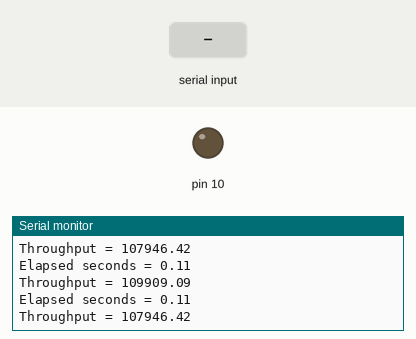
Simulated run of this sketch. Board: Arduino Uno, built with avr-gcc and run on an emulated ATmega328P. On the bench: output pins drawn as LEDs (lit = HIGH), the last lines printed to the serial monitor. The test bench sets the inputs (shaded band). Storage starts empty.

Above: at 1.7 s.
1.8 s: "1\n" received over the second serial link
At 2.2 s:
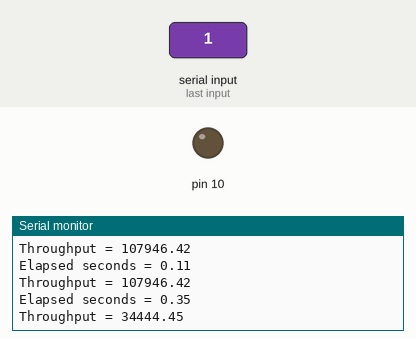
4.8 s: "0\n" received over the second serial link
At 5.2 s:
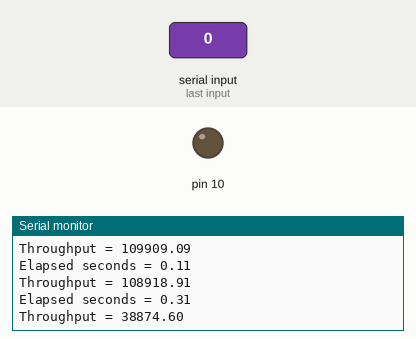
Timing chart, 0 to 7.8 s (numbered marks = the images above; inputs shaded):
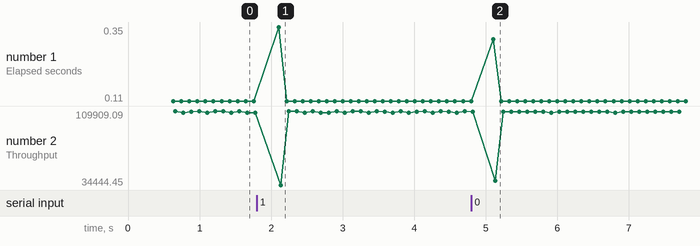

The sketch:

throughput_with_HTTP.ino
```cpp
/**
*Author: Pedro Henrique Cruz Caminha
*Universidade Federal do Rio de Janeiro
*Departamento de Engenharia Eletrica
*Project: Sensing Bus
*Subject: Throughput tests with an arduino
*********************************
To be flashed on an Arduino.

This software creates a file on the SD card. After, it reads the memmory card and asks the ESP8266 to send it.

The ESP8266 must be flashed with sensing/ESP_no_HTTP.ino.
*/
#include <avr/pgmspace.h>
#include <SoftwareSerial.h>
#include <SD.h>

#define NODE_ID 1 //The network id of the present device

#define DEBUG false // Set true if
#define SERIAL_BAUD_RATE 9600

#define GPS_RX 2
#define GPS_TX 3
#define GPS_BAUD_RATE 9600

#define WIFI_TX 4
#define WIFI_RX 5
#define WIFI_BAUD_RATE 38400

#define request "?"
#define clear_to_send ":"
#define end_of_file "#"
#define wifi_freq 10
#define wifi_timeout 20

#define BATCH_SIZE 5

#define DELAY_TIME 150

#define SD_CHIP_SELECT 10

#define HEADER_SIZE 82

const char string_0[] PROGMEM = "log.txt";
const char string_1[] PROGMEM = "\n\nnode_id=";
const char string_2[] PROGMEM = "&type=data";
const char string_3[] PROGMEM = "&header=datetime,lat,lng,"; // This string is broken in 2 so the buffer is not very big
const char string_4[] PROGMEM = "light,temperature,humidity,rain";
const char string_5[] PROGMEM = "&load=";
const char string_6[] PROGMEM = "POST 192.168.0.1 HTTP/1.1";
const char string_7[] PROGMEM = " \nHost: 192.168.0.1 ";
const char string_8[] PROGMEM = "\nConnection: keep-alive ";
const char string_9[] PROGMEM = "\nContent-Type: application/x-www";
const char string_10[] PROGMEM = "-form-urlencoded \nContent-Length: ";


const char* const string_table[] PROGMEM = {string_0, string_1, string_2,
                                            string_3, string_4, string_5,
                                            string_6, string_7, string_8,
                                            string_9, string_10
                                           };

char buffer[40];
SoftwareSerial wifiSerial(WIFI_RX, WIFI_TX);
String filename("log.txt");
unsigned long filesize;

void start_file() {
  if (SD.begin(SD_CHIP_SELECT)) {
    SD.remove(filename);
    File data_file = SD.open(filename, FILE_WRITE);

    for (int i = 0; i < 200; i ++) {
      data_file.print(String(i) + ",aaaaaaaaaaaaaaaaaaaaaaaaaaaaaaaaaaaaaaaaaaaaaaaaaaaaaaaa\n");
    }
    data_file.close();
    data_file = SD.open(filename, FILE_WRITE);
    filesize = data_file.size();
    Serial.println("File size = " + String(filesize) + "bytes");
  }
}


void start_message(int content_length) {
  //Create the http header
  strcpy_P(buffer, (char*)pgm_read_word(&(string_table[6]))); //POST 192.168.0.1 HTTP/1.1
  wifiSerial.print(String(buffer));

  strcpy_P(buffer, (char*)pgm_read_word(&(string_table[7]))); // \nHost: 192.168.0.1
  wifiSerial.print(String(buffer));

  strcpy_P(buffer, (char*)pgm_read_word(&(string_table[8]))); //\nConnection: keep-alive
  wifiSerial.print(String(buffer));

  strcpy_P(buffer, (char*)pgm_read_word(&(string_table[9]))); //\nContent-Type: application/x-www
  wifiSerial.print(String(buffer));

  strcpy_P(buffer, (char*)pgm_read_word(&(string_table[10]))); //-form-urlencoded \nContent-Length:
  wifiSerial.print(String(buffer) + content_length);

  //Create the data message
  strcpy_P(buffer, (char*)pgm_read_word(&(string_table[1]))); //node_id=
  wifiSerial.print(String(buffer) + NODE_ID);

  strcpy_P(buffer, (char*)pgm_read_word(&(string_table[2]))); //&type=data
  wifiSerial.print(buffer);

  strcpy_P(buffer, (char*)pgm_read_word(&(string_table[3]))); //&header=datetime,lat,lng,
  wifiSerial.print(buffer);

  strcpy_P(buffer, (char*)pgm_read_word(&(string_table[4]))); //light,temperature,humidity,rain
  wifiSerial.print(buffer);

  strcpy_P(buffer, (char*)pgm_read_word(&(string_table[5]))); //&load=
  wifiSerial.print(buffer);
}

bool send_data() {
  wifiSerial.listen();
  while (!wifiSerial.isListening()) {}
  //Send the whole file
  strcpy_P(buffer, (char*)pgm_read_word(&(string_table[0])));
  File data_file = SD.open("log.txt");

  while (data_file.available()) {
    if(!start_connection()){
      break;
    }
    String a;
    int i = 0;
    while (data_file.available() and i < BATCH_SIZE) {
      i++;
      a += data_file.readStringUntil('\n') + "\n";

    }
    start_message(a.length() + HEADER_SIZE);
    wifiSerial.print(a);
    wifiSerial.write(end_of_file);
    delay(500);
  }
  data_file.close();
}

bool start_connection() {
  // Check for connection
  wifiSerial.listen();
  while (!wifiSerial.isListening()) {}
  wifiSerial.print(request);
  int index = 0;
  while (!wifiSerial.available()) {
#if DEBUG
    print_debug(3);
#endif
    index++;
    if (index > wifi_timeout)
      break;
    delay(5);
  }

  String wifiIn("");
  while (wifiSerial.available()) {
    delay(DELAY_TIME);
    wifiIn += String(char (wifiSerial.read()));
  }
  return (wifiIn == clear_to_send);
}
void setup() {
  Serial.begin(SERIAL_BAUD_RATE);
  wifiSerial.begin(WIFI_BAUD_RATE);

  pinMode(10, OUTPUT);
  Serial.println("Start");
  start_file();
  Serial.println("File started");
  delay(DELAY_TIME);

}

void loop() {
  unsigned long t_start = millis();
  send_data();
  unsigned long t_end = millis();
  float elapsed = (t_end - t_start)/1000.0;
  Serial.println("Elapsed seconds = " + String(elapsed));
  float throughput = float(filesize)/elapsed;
  Serial.println("Throughput = " + String(throughput));
}
```

Measured:
- after the input at 1.8 s, the serial monitor: prints a new line after 0.31 s (image 1)
- after the input at 4.8 s, the serial monitor: prints a new line after 0.31 s (image 2)
